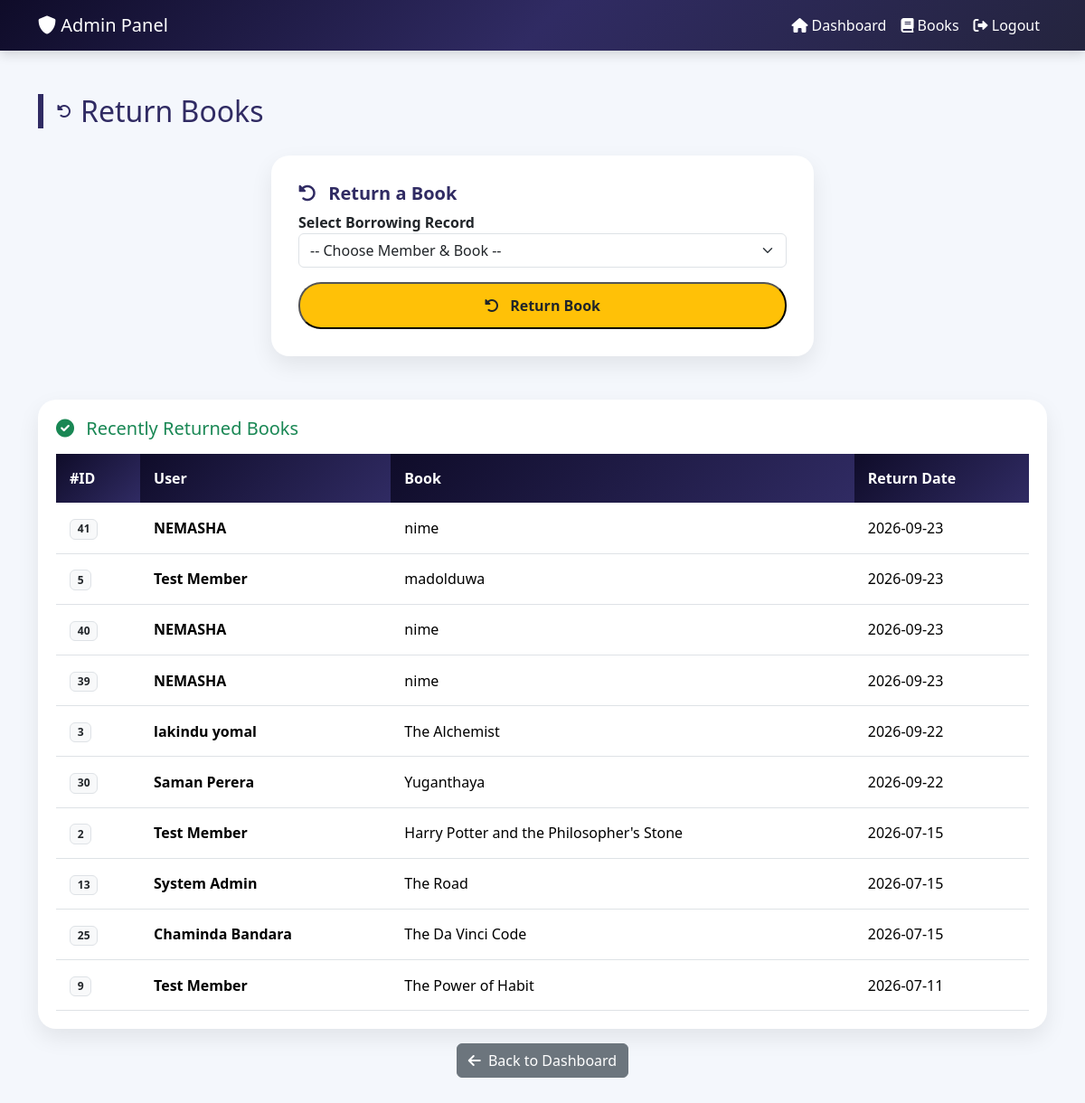
/return_book.php (signed in), run on the app's committed database.
### tables this page shows
CREATE TABLE `borrow` (
  `borrow_id` int(11) NOT NULL,
  `user_id` int(11) NOT NULL,
  `book_id` int(11) NOT NULL,
  `borrow_date` date NOT NULL,
  `return_date` date DEFAULT NULL,
  `status` varchar(50) NOT NULL
);

CREATE TABLE `users` (
  `user_id` int(11) NOT NULL,
  `name` varchar(100) NOT NULL,
  `email` varchar(100) NOT NULL,
  `role` varchar(50) NOT NULL,
  `password` varchar(255) DEFAULT NULL
);

CREATE TABLE `books` (
  `book_id` int(11) NOT NULL,
  `title` varchar(150) NOT NULL,
  `author` varchar(100) NOT NULL,
  `category_id` int(11) NOT NULL,
  `quantity` int(11) NOT NULL DEFAULT 0,
  `status` varchar(20) DEFAULT 'Good'
);

### return_book.php (the view, shortened to what this page needs)
<?php
include 'config.php';
$returned_borrowings = mysqli_query($conn, "SELECT b.borrow_id, u.name as user_name, bk.title, b.return_date
        FROM Borrow b
        JOIN Users u ON b.user_id = u.user_id
        JOIN Books bk ON b.book_id = bk.book_id
        WHERE b.status = 'Returned'
        ORDER BY b.return_date DESC LIMIT 10");
?>
<!DOCTYPE html>
<html lang="en">
<head>
    <link href="https://cdn.jsdelivr.net/npm/bootstrap@5.3.3/dist/css/bootstrap.min.css" rel="stylesheet">
    <link rel="stylesheet" href="https://cdnjs.cloudflare.com/ajax/libs/font-awesome/6.0.0/css/all.min.css">
</head>
<body>
    <nav class="navbar navbar-expand-lg">
        <div class="container">
            <a class="navbar-brand" href="admin_dashboard.php"><i class="fas fa-shield-alt"></i> Admin Panel</a>
            <div class="collapse navbar-collapse">
                <ul class="navbar-nav ms-auto">
                    <li class="nav-item"><a class="nav-link" href="admin_dashboard.php"><i class="fas fa-home"></i> Dashboard</a></li>
                    <li class="nav-item"><a class="nav-link" href="view_books.php"><i class="fas fa-book"></i> Books</a></li>
                    <li class="nav-item"><a class="nav-link text-danger" href="logout.php"><i class="fas fa-sign-out-alt"></i> Logout</a></li>
                </ul>
            </div>
        </div>
    </nav>
    <div class="container mt-5 mb-5">
        <div class="page-title">
            <i class="fas fa-undo-alt"></i>
            <h2 class="m-0">Return Books</h2>
        </div>
        <div class="form-card mb-5">
            <h5><i class="fas fa-undo-alt me-2"></i> Return a Book</h5>
            <form method="POST" action="">
                <div class="mb-3">
                    <label class="fw-bold">Select Borrowing Record</label>
                    <select name="borrow_id" class="form-select" required>
                        <option value="">-- Choose Member & Book --</option>
                    </select>
                </div>
                <button type="submit" name="return_book" class="btn-submit"><i class="fas fa-undo-alt me-2"></i> Return Book</button>
            </form>
        </div>
        <div class="table-container">
            <h5 class="mb-3 text-success"><i class="fas fa-check-circle me-2"></i> Recently Returned Books</h5>
            <div class="table-responsive">
                <table class="table table-hover">
                    <thead>
                        <tr>
                            <th>#ID</th>
                            <th>User</th>
                            <th>Book</th>
                            <th>Return Date</th>
                        </tr>
                    </thead>
                    <tbody>
                        <?php if(mysqli_num_rows($returned_borrowings) > 0): ?>
                            <?php while($row = mysqli_fetch_assoc($returned_borrowings)): ?>
                            <tr>
                                <td><span class="badge bg-light text-dark border"><?php echo $row['borrow_id']; ?></span></td>
                                <td><b><?php echo $row['user_name']; ?></b></td>
                                <td><?php echo $row['title']; ?></td>
                                <td><?php echo $row['return_date']; ?></td>
                            </tr>
                            <?php endwhile; ?>
                        <?php else: ?>
                            <tr>
                                <td colspan="4" class="text-center py-3 text-muted">No books returned yet.</td>
                            </tr>
                        <?php endif; ?>
                    </tbody>
                </table>
            </div>
        </div>
        <div class="mt-3 text-center">
            <a href="admin_dashboard.php" class="btn btn-secondary"><i class="fas fa-arrow-left me-1"></i> Back to Dashboard</a>
        </div>
    </div>
</body>
</html>

### return_book.php (style rules this page uses)
body { background-color: #f4f7fc; font-family: 'Segoe UI', sans-serif; }
.navbar { background: linear-gradient(135deg, #0f0c29 0%, #302b63 50%, #24243e 100%); box-shadow: 0 4px 12px rgba(0,0,0,0.15); }
.navbar-brand, .nav-link { color: #ffffff !important; font-weight: 500; }
.page-title { border-left: 6px solid #302b63; padding-left: 15px; font-weight: 700; color: #302b63; margin-bottom: 30px; display: flex; align-items: center; }
.page-title i { color: #302b63; margin-right: 10px; }
.form-card { background: white; border-radius: 20px; padding: 30px; box-shadow: 0 10px 25px rgba(0,0,0,0.08); max-width: 600px; margin: 0 auto; }
.form-card h5 { color: #302b63; font-weight: 700; }
.btn-submit { background: #ffc107; color: #212529; padding: 12px; border-radius: 25px; font-weight: 600; width: 100%; transition: 0.3s; }
.table-container { background: white; border-radius: 20px; padding: 20px; box-shadow: 0 10px 25px rgba(0,0,0,0.08); }
.table { margin-bottom: 0; overflow: hidden; }
.table thead th { background: linear-gradient(135deg, #0f0c29 0%, #302b63 100%); color: white; border: none; padding: 15px; }
.table tbody tr { transition: 0.2s; }
.table tbody td { padding: 15px; vertical-align: middle; }

### data on the page
borrow: borrow_id "41", user.name "NEMASHA", book.title "nime", return_date "2026-09-23"
borrow: borrow_id "5", user.name "Test Member", book.title "madolduwa", return_date "2026-09-23"
borrow: borrow_id "40", user.name "NEMASHA", book.title "nime", return_date "2026-09-23"
borrow: borrow_id "39", user.name "NEMASHA", book.title "nime", return_date "2026-09-23"
borrow: borrow_id "3", user.name "lakindu yomal", book.title "The Alchemist", return_date "2026-09-22"
borrow: borrow_id "30", user.name "Saman Perera", book.title "Yuganthaya", return_date "2026-09-22"
borrow: borrow_id "2", user.name "Test Member", book.title "Harry Potter and the Philosopher's Stone", return_date "2026-07-15"
borrow: borrow_id "13", user.name "System Admin", book.title "The Road", return_date "2026-07-15"
borrow: borrow_id "25", user.name "Chaminda Bandara", book.title "The Da Vinci Code", return_date "2026-07-15"
borrow: borrow_id "9", user.name "Test Member", book.title "The Power of Habit", return_date "2026-07-11"
